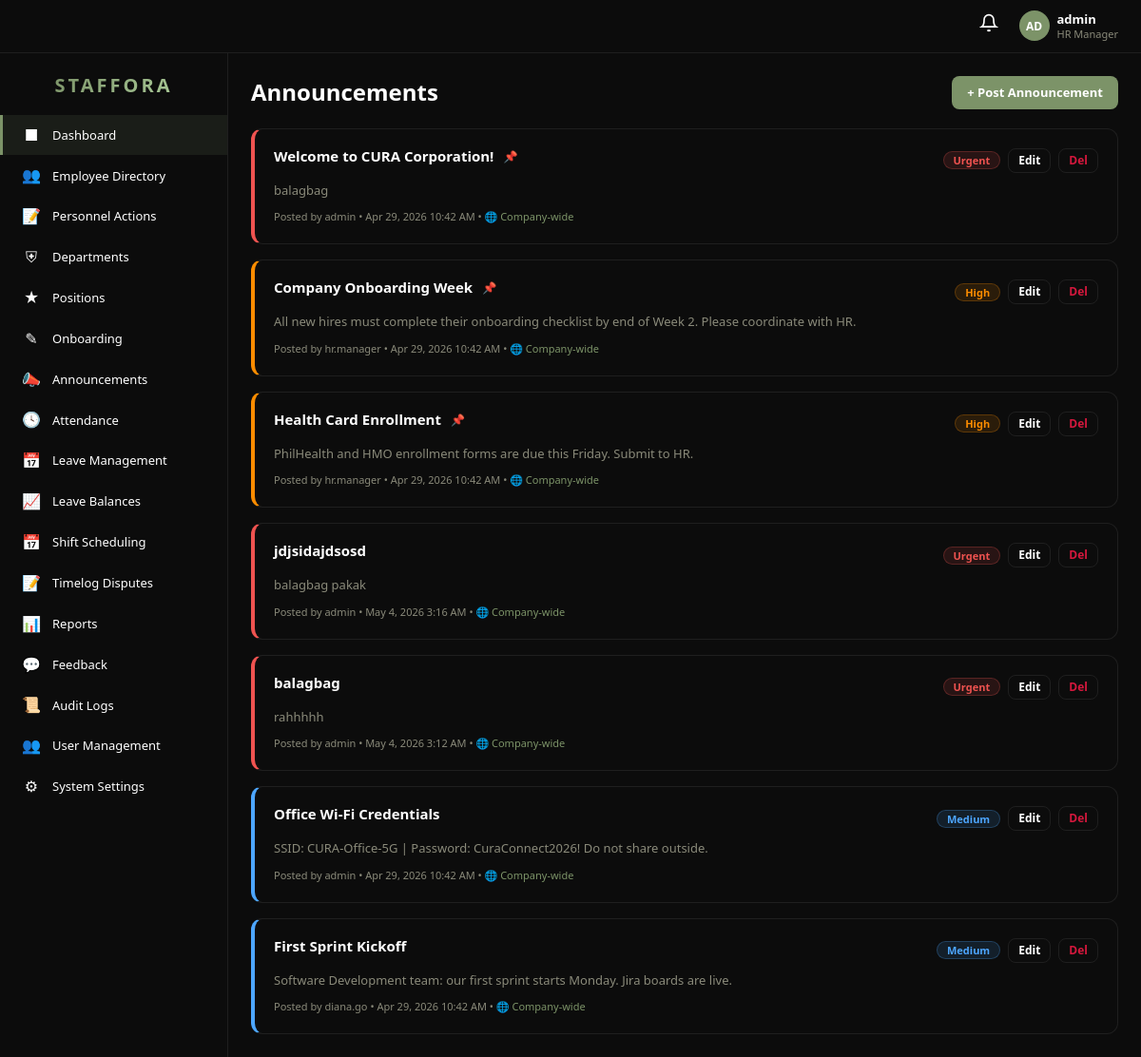
The page /pages/announcement.php (signed in) on the database its author committed.
### tables this page shows
CREATE TABLE `announcement` (
  `id` int(11) NOT NULL AUTO_INCREMENT,
  `title` varchar(200) NOT NULL,
  `content` text NOT NULL,
  `posted_by` int(11) DEFAULT NULL,
  `priority` enum('Low','Medium','High','Urgent') NOT NULL DEFAULT 'Medium',
  `pinned` tinyint(1) NOT NULL DEFAULT 0,
  `target_audience` varchar(50) NOT NULL DEFAULT 'All',
  `is_company_wide` tinyint(1) NOT NULL DEFAULT 1,
  `department_id` int(11) DEFAULT NULL,
  `created_at` int(11) NOT NULL DEFAULT 0,
  `updated_at` int(11) NOT NULL DEFAULT 0,
  PRIMARY KEY (`id`),
  KEY `posted_by` (`posted_by`),
  KEY `department_id` (`department_id`),
  CONSTRAINT `announcement_ibfk_1` FOREIGN KEY (`posted_by`) REFERENCES `user` (`id`) ON DELETE SET NULL,
  CONSTRAINT `announcement_ibfk_2` FOREIGN KEY (`department_id`) REFERENCES `department` (`id`) ON DELETE SET NULL
);

CREATE TABLE `user` (
  `id` int(11) NOT NULL AUTO_INCREMENT,
  `username` varchar(80) NOT NULL,
  `email` varchar(150) NOT NULL,
  `password` varchar(255) NOT NULL,
  `role` enum('Super Admin','Manager','Employee') NOT NULL DEFAULT 'Employee',
  `status` enum('Active','Inactive') NOT NULL DEFAULT 'Active',
  `department_id` int(11) DEFAULT NULL,
  `created_at` int(11) NOT NULL DEFAULT 0,
  PRIMARY KEY (`id`),
  UNIQUE KEY `email` (`email`),
  KEY `user_ibfk_1` (`department_id`),
  CONSTRAINT `user_ibfk_1` FOREIGN KEY (`department_id`) REFERENCES `department` (`id`) ON DELETE SET NULL
);

### includes/auth.php (called while the page is built, shortened)
<?php
require_once __DIR__ . '/../config.php';
require_once __DIR__ . '/db.php';
class Auth {
    public static function isAdmin(): bool { return ($_SESSION['role'] ?? '') === 'Super Admin'; }
}

### config.php (called while the page is built, shortened)
<?php
if(!function_exists("e")){
    function e(?string $s):string{ return htmlspecialchars((string)$s,ENT_QUOTES|ENT_SUBSTITUTE,"UTF-8"); }
}
if(!function_exists("url")){
    function url(string $page,array $params=[]):string{
        return BASE_URL."/index.php?".http_build_query(array_merge(["page"=>$page],$params));
    }
}

### includes/db.php (called while the page is built, shortened)
<?php
require_once __DIR__ . '/../config.php';
class DB {
    private static $pdo = null;
    public static function get(): PDO {
        if (self::$pdo === null) {
            $dsn = 'mysql:host=' . DB_HOST . ';port=' . DB_PORT . ';dbname=' . DB_NAME . ';charset=' . DB_CHARSET;
            self::$pdo = new PDO($dsn, DB_USER, DB_PASS, [
                PDO::ATTR_ERRMODE            => PDO::ERRMODE_EXCEPTION,
                PDO::ATTR_DEFAULT_FETCH_MODE => PDO::FETCH_ASSOC,
                PDO::ATTR_EMULATE_PREPARES   => false,
            ]);
        }
        return self::$pdo;
    }
    public static function query(string $sql, array $params = []): PDOStatement {
        $stmt = self::get()->prepare($sql);
        $stmt->execute($params);
        return $stmt;
    }
    public static function fetchAll(string $sql, array $params = []): array {
        return self::query($sql, $params)->fetchAll();
    }
}

### pages/announcement.php (the view, shortened to what this page needs)
<?php
require_once __DIR__ . '/../config.php';
require_once __DIR__ . '/../includes/db.php';
require_once __DIR__ . '/../includes/auth.php';
$isAdmin=Auth::isAdmin(); $isManager=Auth::isManager();
$action=$_GET['action']??'index'; $userId=Auth::id();
$editId=(int)($_GET['id']??0); $es=$editId?DB::fetchOne("SELECT * FROM announcement WHERE id=?",[$editId]):null;
if ($isAdmin) {
    $anns = DB::fetchAll("SELECT a.*,u.username as poster FROM announcement a LEFT JOIN `user` u ON a.posted_by=u.id ORDER BY a.pinned DESC, a.created_at DESC");
}
require_once __DIR__ . '/../includes/layout_header.php';
?>
<div style="margin-bottom:20px;display:flex;align-items:center;justify-content:space-between;flex-wrap:wrap;gap:12px;">
    <h1 style="font-size:24px;font-weight:700;margin:0;">Announcements</h1>
    <?php if($isAdmin||$isManager): ?><a href="<?php echo url('announcement',['action'=>'create']);?>" class="btn btn-accent">+ Post Announcement</a><?php endif;?>
</div>
<?php if(($action==='create'||$action==='edit')&&($isAdmin||$isManager)): ?>
<div class="hrms-card"><div class="card-header"><h3><?php echo $es?'Edit':'New Announcement';?></h3></div><div class="card-body">
<form method="POST"><input type="hidden" name="_action" value="save"><?php if($es): ?><input type="hidden" name="id" value="<?php echo $es['id'];?>"><?php endif;?>
<div style="display:grid;grid-template-columns:1fr 1fr;gap:16px;margin-bottom:16px;">
<div style="grid-column:1/-1;"><label style="display:block;font-size:12px;font-weight:600;color:var(--text-muted);margin-bottom:4px;text-transform:uppercase;">Title</label><input type="text" name="title" value="<?php echo e($es['title']??'');?>" required style="width:100%;padding:9px 12px;background:rgba(255,255,255,0.06);border:1px solid var(--border);border-radius:8px;color:var(--text);font-size:13px;"></div>
<div><label style="display:block;font-size:12px;font-weight:600;color:var(--text-muted);margin-bottom:4px;text-transform:uppercase;">Priority</label><select name="priority" style="width:100%;padding:9px 12px;background:rgba(255,255,255,0.06);border:1px solid var(--border);border-radius:8px;color:var(--text);font-size:13px;"><?php foreach(['Low','Medium','High','Urgent'] as $p): ?><option value="<?php echo $p;?>" <?php echo ($es['priority']??'Medium')===$p?'selected':'';?>><?php echo $p;?></option><?php endforeach;?></select></div>
<div style="display:flex;align-items:center;gap:12px;padding-top:20px;">
    <label style="display:flex;align-items:center;gap:8px;cursor:pointer;font-size:13px;">
        <input type="checkbox" name="pinned" value="1" <?php echo ($es['pinned']??0)?'checked':'';?>> Pin this announcement
    </label>
    <?php if($isAdmin): ?>
    <label style="display:flex;align-items:center;gap:8px;cursor:pointer;font-size:13px;">
        <input type="checkbox" name="is_company_wide" value="1" <?php echo ($es['is_company_wide']??1)?'checked':'';?>>
        Company-wide <span style="font-size:11px;color:var(--text-muted);">(all employees)</span>
    </label>
    <?php else: ?>
    <input type="hidden" name="is_company_wide" value="0">
    <span style="font-size:12px;color:var(--text-muted);padding:4px 10px;border:1px solid var(--border);border-radius:6px;">
        &#127970; Visible to your department only
    </span>
    <?php endif; ?>
</div>
<div style="grid-column:1/-1;"><label style="display:block;font-size:12px;font-weight:600;color:var(--text-muted);margin-bottom:4px;text-transform:uppercase;">Content</label><textarea name="content" rows="6" style="width:100%;padding:9px 12px;background:rgba(255,255,255,0.06);border:1px solid var(--border);border-radius:8px;color:var(--text);font-size:13px;"><?php echo e($es['content']??'');?></textarea></div>
</div>
<div style="display:flex;gap:12px;"><button type="submit" class="btn btn-accent">Post Announcement</button><a href="<?php echo url('announcement');?>" class="btn btn-outline">Cancel</a></div>
</form></div></div>
<?php else: ?>
<div style="display:flex;flex-direction:column;gap:16px;">
<?php $pColors=['Low'=>'var(--text-muted)','Medium'=>'#4da6ff','High'=>'#fb8c00','Urgent'=>'#ef5350'];
foreach($anns as $an): $pc=$pColors[$an['priority']]??'var(--text-muted)'; ?>
<div class="hrms-card" style="padding:20px;border-left:4px solid <?php echo $pc;?>;">
    <div style="display:flex;justify-content:space-between;align-items:flex-start;margin-bottom:8px;">
        <div style="display:flex;align-items:center;gap:10px;"><h3 style="margin:0;font-size:15px;font-weight:700;"><?php echo e($an['title']);?></h3><?php if($an['pinned']): ?><span style="font-size:12px;">&#128204;</span><?php endif;?></div>
        <div style="display:flex;align-items:center;gap:8px;"><span class="badge" style="background:<?php echo $pc;?>20;color:<?php echo $pc;?>;border:1px solid <?php echo $pc;?>40;"><?php echo $an['priority'];?></span>
        <?php if($isAdmin||$isManager): ?><a href="<?php echo url('announcement',['action'=>'edit','id'=>$an['id']]);?>" class="btn btn-sm btn-outline" style="padding:3px 10px;">Edit</a><?php if($isAdmin): ?><form method="POST" style="display:inline;"><input type="hidden" name="_action" value="delete"><input type="hidden" name="id" value="<?php echo $an['id'];?>"><button type="submit" class="btn btn-sm btn-outline text-danger" style="padding:3px 10px;" onclick="return confirm('Delete?')">Del</button></form><?php endif;?><?php endif;?>
        </div>
    </div>
    <p style="color:var(--text-muted);font-size:13px;margin:0 0 10px;line-height:1.6;"><?php echo nl2br(e($an['content']??''));?></p>
    <div style="font-size:11px;color:var(--text-muted);">Posted by <?php echo e($an['poster']??'System');?> &bull; <?php echo date('M j, Y g:i A',$an['created_at']);?>
        <?php if($an['is_company_wide']): ?>
            &bull; <span style="color:var(--accent);">&#127760; Company-wide</span>
        <?php else: ?>
            &bull; <span style="color:#4da6ff;">&#127970; Department only</span>
        <?php endif;?>
    </div>
</div>
<?php endforeach; if(empty($anns)): ?><div class="hrms-card" style="padding:40px;text-align:center;color:var(--text-muted);">No announcements yet.</div><?php endif;?>
</div>
<?php endif;?>
<?php require_once __DIR__ . '/../includes/layout_footer.php'; ?>

### rows shown on the page
announcement: title "Welcome to CURA Corporation!", priority "Urgent", content "balagbag", posted_by.username "admin", created_at "Apr 29, 2026 10:42 AM", is_company_wide "🌐 Company-wide"
announcement: title "Company Onboarding Week", priority "High", content "All new hires must complete their onboarding checklist by end of Week 2. Please coordinate with HR.", posted_by.username "hr.manager", created_at "Apr 29, 2026 10:42 AM", is_company_wide "🌐 Company-wide"
announcement: title "Health Card Enrollment", priority "High", content "PhilHealth and HMO enrollment forms are due this Friday. Submit to HR.", posted_by.username "hr.manager", created_at "Apr 29, 2026 10:42 AM", is_company_wide "🌐 Company-wide"
announcement: title "jdjsidajdsosd", priority "Urgent", content "balagbag pakak", posted_by.username "admin", created_at "May 4, 2026 3:16 AM", is_company_wide "🌐 Company-wide"
announcement: title "balagbag", priority "Urgent", content "rahhhhh", posted_by.username "admin", created_at "May 4, 2026 3:12 AM", is_company_wide "🌐 Company-wide"
announcement: title "Office Wi-Fi Credentials", priority "Medium", content "SSID: CURA-Office-5G | Password: CuraConnect2026! Do not share outside.", posted_by.username "admin", created_at "Apr 29, 2026 10:42 AM", is_company_wide "🌐 Company-wide"
announcement: title "First Sprint Kickoff", priority "Medium", content "Software Development team: our first sprint starts Monday. Jira boards are live.", posted_by.username "diana.go", created_at "Apr 29, 2026 10:42 AM", is_company_wide "🌐 Company-wide"

### other values the page prints
substr($username ?: 'U', 0, 2) "AD"
$username "admin"
$roleLabel "HR Manager"
$item[2] "■"
$item[0] "Dashboard"
$item[2] "👥"
$item[0] "Employee Directory"
$item[2] "📝"
$item[0] "Personnel Actions"
$item[2] "⛨"
$item[0] "Departments"
$item[2] "★"
$item[0] "Positions"
$item[2] "✎"
$item[0] "Onboarding"
